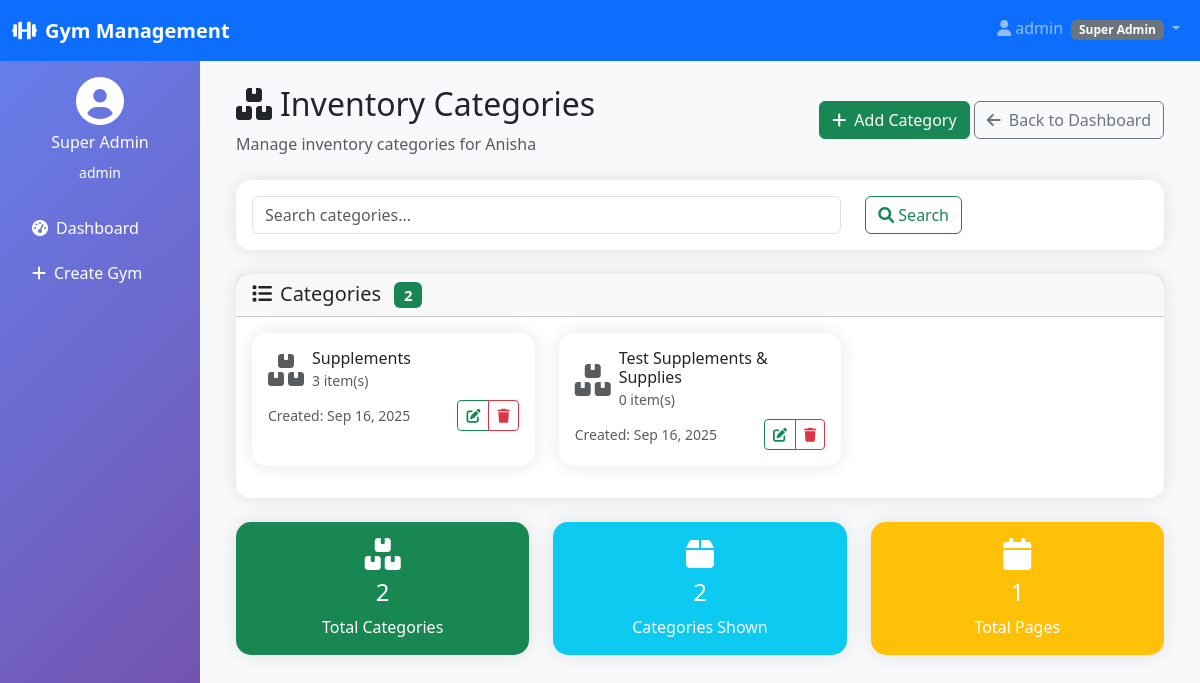
/inventory/inventory-categories/11/ (signed in), run on the app's committed database.
### multiple_gym/models.py (models this page shows, shortened)
class User(AbstractUser):
    USER_TYPES = (
        ('superadmin', 'Super Admin'),
        ('gymadmin', 'Gym Admin'),
        ('member', 'Member'),
        ('trainer', 'Trainer'),
    )
    user_type = models.CharField(max_length=20, choices=USER_TYPES, default='member')
    phone = models.CharField(max_length=15, blank=True)
    created_at = models.DateTimeField(auto_now_add=True)

class Gym(models.Model):
    name = models.CharField(max_length=100)
    address = models.TextField()
    phone = models.CharField(max_length=15)
    email = models.EmailField()
    registration_date = models.DateTimeField(auto_now_add=True)
    is_active = models.BooleanField(default=True)
    created_by = models.ForeignKey(User, on_delete=models.CASCADE, limit_choices_to={'user_type': 'superadmin'})

### inventory_management/models.py (models this page shows, shortened)
class InventoryCategory(models.Model):
    name = models.CharField(max_length=100, unique=True)
    description = models.TextField(blank=True)
    icon = models.CharField(max_length=50, blank=True)
    created_at = models.DateTimeField(auto_now_add=True)
    class Meta:
        verbose_name_plural = "Inventory Categories"
        ordering = ['name']

### inventory_management/views.py (the view, shortened to what this page needs)
# urls.py: path('inventory-categories/<int:gym_id>/', views.inventory_category_list, name='inventory_category_list'),
@login_required
def inventory_category_list(request, gym_id):
    if request.user.user_type not in ["superadmin", "gymadmin"]:
        messages.error(request, "Access denied!")
        return redirect("login")
    try:
        gym = get_object_or_404(Gym, id=gym_id)
        categories = InventoryCategory.objects.all().order_by('name')
        search_query = request.GET.get('search', '').strip()
        if search_query:
            categories = categories.filter(
                Q(name__icontains=search_query) |
                Q(description__icontains=search_query)
            )
        from django.core.paginator import Paginator
        paginator = Paginator(categories, 12)  # Show 12 categories per page
        page_number = request.GET.get('page')
        categories = paginator.get_page(page_number)
        context = {
            'categories': categories,
            'gym': gym,
            'gym_id': gym_id,
            'search_query': search_query,
            'total_categories': InventoryCategory.objects.all().count(),
        }
        return render(request, 'inventory_management/inventory_category_list.html', context)
    except Exception as e:
        print(f"❌ Error in inventory_category_list: {str(e)}")
        messages.error(request, f"Error loading categories: {str(e)}")
        return redirect('inventory:dashboard', gym_id=gym_id)

### templates/inventory_management/inventory_category_list.html (shortened to what this page needs)
{% extends 'multiple_gym/base.html' %}
{% load static %}
{% block content %}
<div class="d-flex justify-content-between align-items-center mb-4">
    <div>
        <h2><i class="fas fa-boxes me-2"></i>Inventory Categories</h2>
        <p class="text-muted mb-0">Manage inventory categories for {{ gym.name }}</p>
    </div>
    <div>
        <a href="{% url 'inventory:add_inventory_category' gym_id %}" class="btn btn-success">
            <i class="fas fa-plus me-2"></i>Add Category
        </a>
        <a href="{% url 'inventory:dashboard' gym_id %}" class="btn btn-outline-secondary">
            <i class="fas fa-arrow-left me-2"></i>Back to Dashboard
        </a>
    </div>
</div>
<div class="card mb-4">
    <div class="card-body">
        <form method="GET" class="row">
            <div class="col-md-8">
                <input type="text"
                       name="search"
                       class="form-control"
                       placeholder="Search categories..."
                       value="{{ search_query }}">
            </div>
            <div class="col-md-4">
                <button type="submit" class="btn btn-outline-success me-2">
                    <i class="fas fa-search me-1"></i>Search
                </button>
            </div>
        </form>
    </div>
</div>
<div class="card">
    <div class="card-header">
        <h5 class="mb-0">
            <i class="fas fa-list me-2"></i>Categories
            <span class="badge bg-success ms-2">{{ total_categories }}</span>
        </h5>
    </div>
    <div class="card-body">
        {% if categories %}
            <div class="row">
                {% for category in categories %}
                <div class="col-md-6 col-lg-4 mb-3">
                    <div class="card h-100 border-success">
                        <div class="card-body">
                            <div class="d-flex align-items-center mb-2">
                                {% if category.icon %}
                                    <i class="fas {{ category.icon }} text-success me-2" style="font-size: 2rem;"></i>
                                {% else %}
                                    <i class="fas fa-boxes text-muted me-2" style="font-size: 2rem;"></i>
                                {% endif %}
                                <div>
                                    <h6 class="mb-0">{{ category.name }}</h6>
                                    <small class="text-muted">
                                        {{ category.items.count }} item(s)
                                    </small>
                                </div>
                            </div>
                            <div class="d-flex justify-content-between align-items-center">
                                <small class="text-muted">
                                    Created: {{ category.created_at|date:"M d, Y" }}
                                </small>
                                <div class="btn-group" role="group">
                                    <a href="{% url 'inventory:edit_inventory_category' gym_id category.id %}"
                                       class="btn btn-sm btn-outline-success">
                                        <i class="fas fa-edit"></i>
                                    </a>
                                    <a href="{% url 'inventory:delete_inventory_category' gym_id category.id %}"
                                       class="btn btn-sm btn-outline-danger"
                                       onclick="return confirm('Are you sure you want to delete this category?')">
                                        <i class="fas fa-trash"></i>
                                    </a>
                                </div>
                            </div>
                        </div>
                    </div>
                </div>
                {% endfor %}
            </div>
        {% endif %}
    </div>
</div>
<div class="row mt-4">
    <div class="col-md-4">
        <div class="card bg-success text-white">
            <div class="card-body text-center">
                <i class="fas fa-boxes fa-2x mb-2"></i>
                <h4>{{ total_categories }}</h4>
                <p class="mb-0">Total Categories</p>
            </div>
        </div>
    </div>
    <div class="col-md-4">
        <div class="card bg-info text-white">
            <div class="card-body text-center">
                <i class="fas fa-box fa-2x mb-2"></i>
                <h4>
                    {% widthratio categories|length 1 1 %}
                </h4>
                <p class="mb-0">Categories Shown</p>
            </div>
        </div>
    </div>
    <div class="col-md-4">
        <div class="card bg-warning text-white">
            <div class="card-body text-center">
                <i class="fas fa-calendar fa-2x mb-2"></i>
                <h4>{{ categories.paginator.num_pages|default:1 }}</h4>
                <p class="mb-0">Total Pages</p>
            </div>
        </div>
    </div>
</div>
{% endblock %}

### templates/multiple_gym/base.html (shortened to what this page needs)
<!DOCTYPE html>
<html lang="en">
<head>
    <link href="https://cdnjs.cloudflare.com/ajax/libs/bootstrap/5.3.0/css/bootstrap.min.css" rel="stylesheet">
    <link href="https://cdnjs.cloudflare.com/ajax/libs/font-awesome/6.0.0/css/all.min.css" rel="stylesheet">
</head>
<body class="bg-light">
    <nav class="navbar navbar-expand-lg navbar-dark bg-primary">
        <div class="container-fluid">
            <a class="navbar-brand" href="#">
                <i class="fas fa-dumbbell me-2"></i>Gym Management
            </a>
            {% if user.is_authenticated %}
            <div class="navbar-nav ms-auto">
                <div class="nav-item dropdown">
                    <a class="nav-link dropdown-toggle" href="#" role="button" data-bs-toggle="dropdown">
                        <i class="fas fa-user me-1"></i>{{ user.username }}
                        <span class="badge bg-secondary ms-1">{{ user.get_user_type_display }}</span>
                    </a>
                </div>
            </div>
            {% endif %}
        </div>
    </nav>
    <div class="container-fluid">
        <div class="row">
            {% if user.is_authenticated and user.user_type != 'member' %}
            <div class="col-md-3 col-lg-2 px-0">
                <div class="sidebar text-white p-3">
                    <div class="text-center mb-4">
                        <i class="fas fa-user-circle fa-3x mb-2"></i>
                        <h6>{{ user.get_user_type_display }}</h6>
                        <small>{{ user.username }}</small>
                    </div>
                    <ul class="nav flex-column">
                        {% if user.user_type == 'superadmin' %}
                        <li class="nav-item">
                            <a class="nav-link text-white" href="{% url 'multiple_gym:superadmin_dashboard' %}">
                                <i class="fas fa-tachometer-alt me-2"></i>Dashboard
                            </a>
                        </li>
                        <li class="nav-item">
                            <a class="nav-link text-white" href="{% url 'multiple_gym:create_gym' %}">
                                <i class="fas fa-plus me-2"></i>Create Gym
                            </a>
                        </li>
                        {% endif %}
                    </ul>
                </div>
            </div>
            {% endif %}
            <div
                class="{% if user.is_authenticated and user.user_type != 'member' %}col-md-9 col-lg-10{% else %}col-12{% endif %}">
                <div class="p-4">
                    {% block content %}{% endblock %}
                </div>
            </div>
        </div>
    </div>
</body>
</html>

### templates/multiple_gym/base.html (style rules this page uses)
.sidebar { min-height: 100vh; background: linear-gradient(135deg, #667eea 0%, #764ba2 100%); }
.navbar-brand { font-weight: bold; }
.card { border: none; border-radius: 15px; box-shadow: 0 0 20px rgba(0, 0, 0, 0.1); }
.nav-link { transition: all 0.3s ease; border-radius: 8px; margin-bottom: 5px; }

### data on the page
User: username "admin", user_type "Super Admin"
Gym: name "Anisha"
InventoryCategory: name "Supplements", items.count "3", created_at "Sep 16, 2025"
InventoryCategory: name "Test Supplements & Supplies", items.count "0", created_at "Sep 16, 2025"

### other printed values
{{ total_categories }} "2"
{{ categories.paginator.num_pages|default:1 }} "1"
